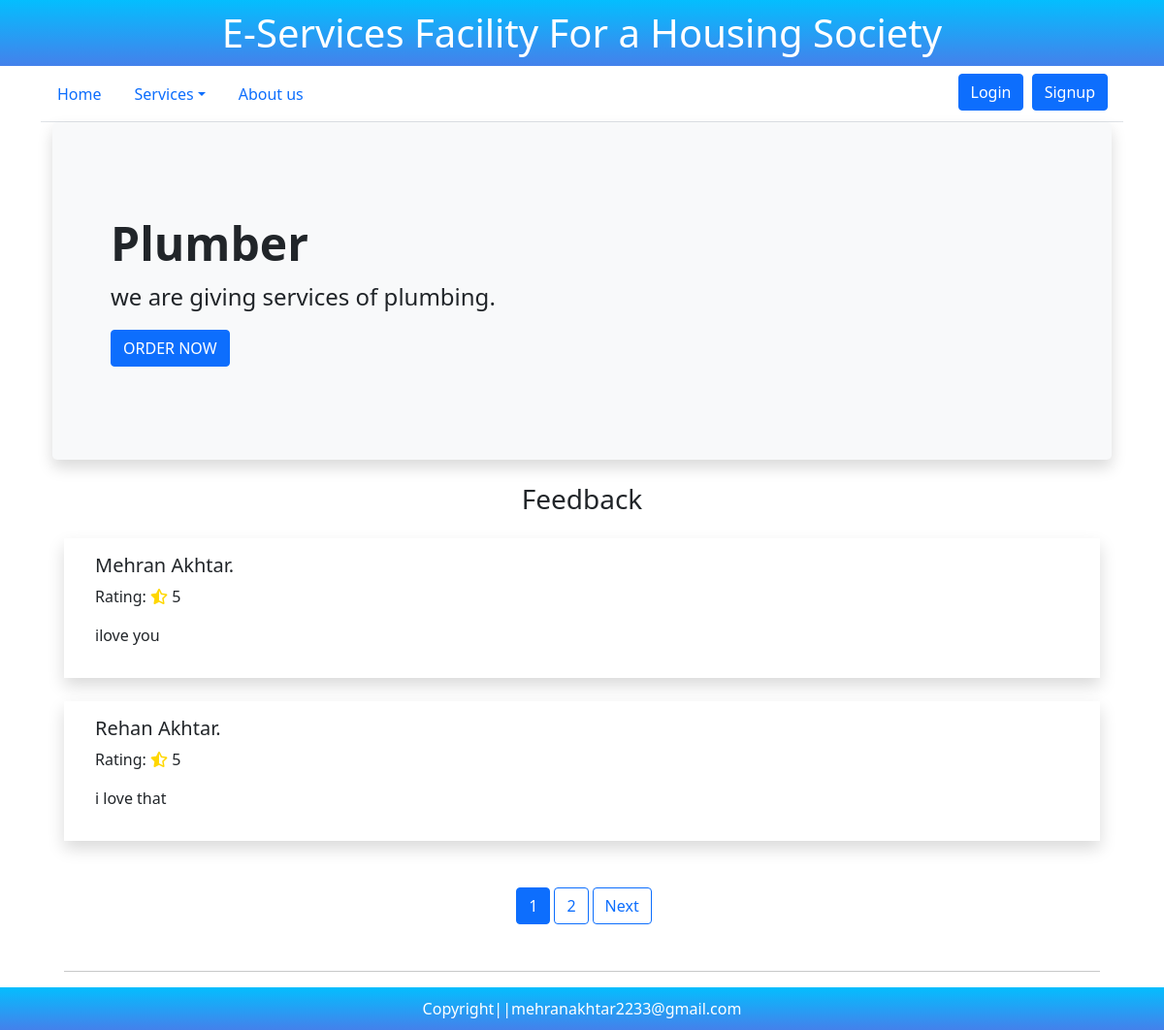
The page /feedback_rating.php?id=5 on the database its author committed.
### tables this page shows
CREATE TABLE `category` (
  `category_id` int(255) NOT NULL,
  `category_title` text NOT NULL,
  `category_description` text NOT NULL
);

CREATE TABLE `feedback` (
  `feedback_id` int(255) NOT NULL,
  `feedback` varchar(255) NOT NULL,
  `rating` int(255) NOT NULL,
  `feedback_resident_id` int(255) NOT NULL,
  `feedback_category_id` int(255) NOT NULL
);

CREATE TABLE `residents` (
  `resident_id` int(11) NOT NULL,
  `resident_fname` varchar(255) NOT NULL,
  `resident_lname` varchar(255) NOT NULL,
  `resident_email` varchar(255) NOT NULL,
  `resident_gender` varchar(255) NOT NULL,
  `resident_mobile_number` varchar(255) NOT NULL,
  `resident_house_no` int(255) NOT NULL,
  `resident_payment` varchar(255) NOT NULL,
  `resident_password` varchar(255) NOT NULL,
  `role` varchar(8) NOT NULL
);

### feedback_rating.php (the view, shortened to what this page needs)
<!doctype html>
<html lang="en">
<head>
    <link rel="stylesheet" href="bootstrap/css/bootstrap.css">
    <link rel="stylesheet" href="Fonts/all.css">
</head>
<body>
    <main class="d-flex flex-column align-content-between">
        <div class="title">
            <h1><a href="index.php" class="text-decoration-none text-white">E-Services Facility For a Housing Society</a></h1>
        </div>
        <div class="container d-flex flex-column bg-white">
            <header>
                <?php
                   include "components/header.php";
                   ?>
            </header>
            <div class="container">
                <?php
                   include "components/db_connect.php";
                   $id = $_GET['id'];
                   $sql = "SELECT * FROM category where category_id=$id";
                   $result = mysqli_query($conn, $sql);
                   while ($row = mysqli_fetch_array($result)) {
                       $title = $row['category_title'];
                       $cat_desc = $row['category_description'];
                   }
                   ?>
                <div class="p-5 mb-4 bg-light rounded-3 shadow">
                    <div class="container-fluid py-5">
                        <h1 class="display-5 fw-bold"> <?php echo $title ?></h1>
                        <p class="col-md-8 fs-4"><?php echo $cat_desc ?>.</i></p>
                        <a href="order_service.php?cat_id=<?php echo $id ?>" class="btn btn-primary">ORDER NOW</a>
                    </div>
                </div>
                <h3 class="text-center my-4">Feedback</h3>
                <div class="container">
                    <?php
                       $limit = 5;
                       if (isset($_GET['page'])) {
                           $page = $_GET['page'];
                       } else {
                           $page = 1;
                       }
                       $offset = ($page - 1) * $limit;
                       $sql = "SELECT * FROM feedback where feedback_category_id=$id LIMIT {$offset},{$limit}";
                       $result = mysqli_query($conn, $sql);
                       while ($row = mysqli_fetch_assoc($result)) {
                           $feedback = $row['feedback'];
                           $rating = $row['rating'];
                           $resident_id = $row['feedback_resident_id'];
                           $sql1 = "SELECT*FROM residents where resident_id=$resident_id";
                           $result1 = mysqli_query($conn, $sql1);
                           $row = mysqli_fetch_assoc($result1);
                           $name = $row['resident_fname'];
                           $lname = $row['resident_lname'];
                       ?>
                        <div class="d-flex shadow mt-4 p-3">
                            <div class="flex-grow-1 ms-3">
                                <h5 class="mt-0"><?php echo $name, " ", $lname, "." ?>
                                </h5>
                                <p>Rating: <i class="fa fa-star-half-stroke" style="color:gold"></i> <?php echo $rating ?></p>
                                <p><?php echo $feedback ?></p>
                            </div>
                        </div>
                    <?php
                       }
                       $sql1 = "SELECT * FROM feedback";
                       $result1 = mysqli_query($conn, $sql1) or die("Query Failed.");
                       if (mysqli_num_rows($result1) > 0) {
                           $total_records = mysqli_num_rows($result1);
                           $total_page = ceil($total_records / $limit);
                           echo '<ul class="pagination admin-pagination d-flex justify-content-center my-5">';
                           for ($i = 1; $i <= $total_page; $i++) {
                               if ($i == $page) {
                                   $active = "active";
                               } else {
                                   $active = "";
                               }
                               echo '<li class=""><a class="btn ' . $active . ' btn-outline-primary ms-1 text-decoration-none" href="feedback_rating.php?page=' . $i .  '&id=' . $id . '">' . $i . '</a></li>';
                           }
                           if ($total_page > $page) {
                               echo '<li class="ms-1"><a class="btn btn-outline-primary" href="feedback_rating.php?page=' . ($page + 1) . '&id=' . $id . '">Next</a></li>';
                           }
                           echo '</ul>';
                       }
                       ?>
                    <hr>
                </div>
            </div>
    </main>
    <footer class="sticky-bottom ">
        <?php include "components/footer.php" ?>
    </footer class="fixed-bottom">
</body>
</html>

### feedback_rating.php (style rules this page uses)
footer { background-image: linear-gradient(to top, #4481eb 0%, #04befe 100%); text-align: center; padding: 10px; color: white; }
.active { background: #4481eb; color: white; }
.title { text-align: center; background-image: linear-gradient(to top, #4481eb 0%, #04befe 100%); padding: 10px; color: white; }
.title h1 { margin-bottom: 0; }

### rows shown on the page
category: category_title "Plumber", category_description "we are giving services of plumbing"
feedback: residents.resident_fname "Mehran", residents.resident_lname "Akhtar", rating "5", feedback "ilove you"
feedback: residents.resident_fname "Rehan", residents.resident_lname "Akhtar", rating "5", feedback "i love that"
